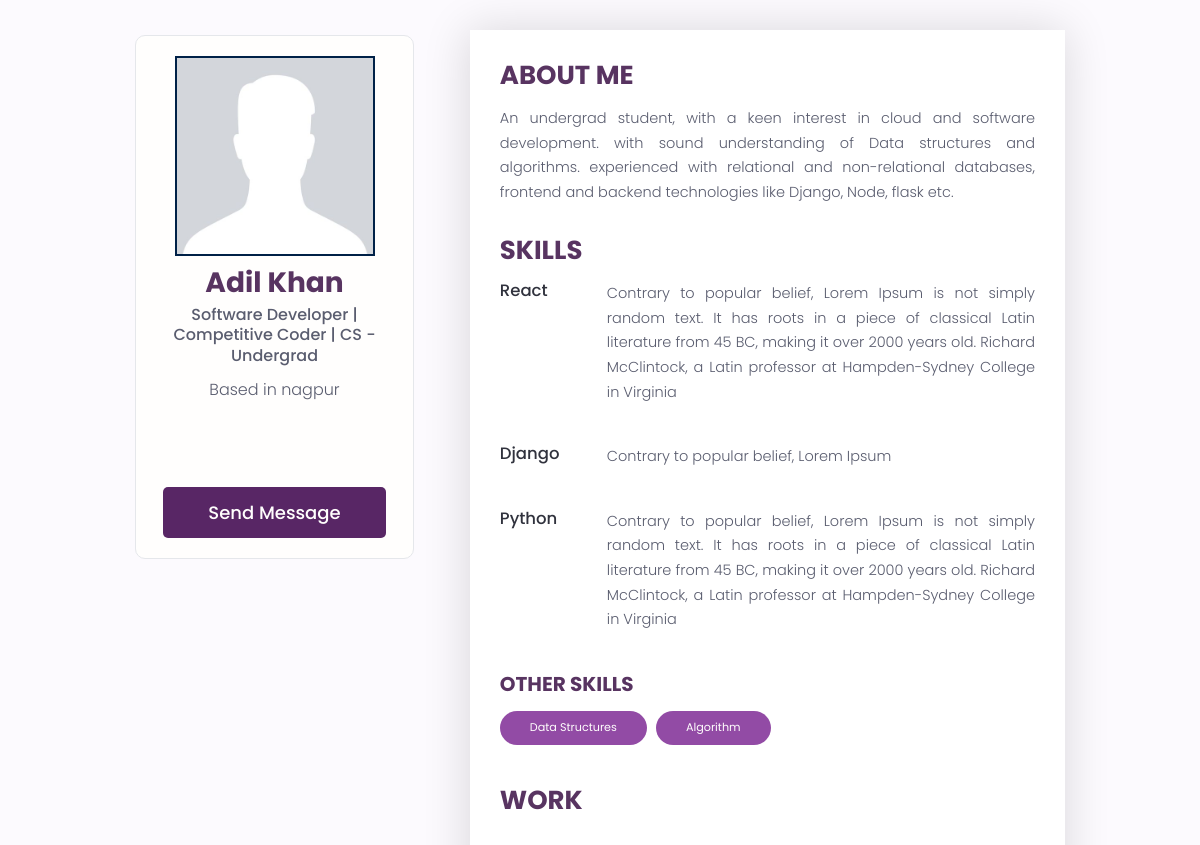
Screenshot of /users/profile/6d58d76e-ce1b-42f7-af2b-cf76f4d6529d with the database file from the repository.
### users/models.py (models this page shows, shortened)
class Profile(models.Model):
    user = models.OneToOneField(User,on_delete=models.CASCADE,null=True,blank=True)
    name = models.CharField(max_length = 100,blank=True,null=True)
    email = models.EmailField(max_length=100,blank=True,null=True)
    username  = models.CharField(max_length = 100,blank=True,null=True)
    location = models.CharField(max_length = 500,blank=True,null=True)
    short_intro  = models.CharField(max_length = 180,blank=True,null=True)
    bio = models.TextField(blank=True,null=True)
    profile_image = models.ImageField(null=True,blank=True,upload_to = 'profiles/',default ="profiles/avatar.jpeg" )
    social_github =  models.CharField(max_length = 5000,blank=True,null=True)
    social_twitter =  models.CharField(max_length = 5000,blank=True,null=True)
    social_linkedin =  models.CharField(max_length = 5000,blank=True,null=True)
    social_website =  models.CharField(max_length = 5000,blank=True,null=True)
    created = models.DateTimeField(auto_now_add=True)
    id = models.UUIDField(default = uuid.uuid4, unique=True,primary_key=True,editable=False)
    class Meta:
        ordering = ['created']
    @property
    def imageUrl(self):
        try:
            url = self.profile_image.url
        except:
            url = ''
        return url

class Skill(models.Model):
    owner = models.ForeignKey(Profile,on_delete = models.CASCADE,null=True)
    name = models.CharField(max_length = 100,blank=True,null=True)
    description = models.TextField(blank=True,null=True)
    created = models.DateTimeField(auto_now_add=True)
    id = models.UUIDField(default = uuid.uuid4, unique=True,primary_key=True,editable=False)

### users/views.py (the view)
# urls.py: path('profile/<str:pk>',views.userProfile,name='user-profile'),
def userProfile(request,pk):
    profile = Profile.objects.get(id=pk)
    topSkills  = profile.skill_set.exclude(description__exact="")
    otherSkills = profile.skill_set.filter(description="")
    context = {'profile':profile,'topSkills':topSkills,'otherSkills':otherSkills}
    return render(request,'users/user-profile.html',context)

### users/templates/users/user-profile.html (shortened to what this page needs)
{%extends 'main.html'%}
{%block content%}
<main class="profile my-md">
  <div class="container">
    <div class="layout">
      <div class="column column--1of3">
        <div class="card text-center">
          <div class="card__body dev">
            <img class="avatar avatar--xl" src="{{profile.imageUrl}}" style="border-radius:0px"/>
            <h2 class="dev__name" style="color:#583461">{{profile.name}}</h2>
            <p class="dev__title" style="color:#5a5d6f;">{{profile.short_intro}}</p>
            <p class="dev__location" style="color:#5a5d6f;">Based in {{profile.location}}</p>
            <ul class="dev__social">
            </ul>
            <a style="background-color:rgb(88,38,101)"href="{%url 'create-message' profile.id%}" class="btn btn--sub btn--lg">Send Message </a>
          </div>
        </div>
      </div>
      <div class="column column--2of3" style="background-color:white; padding:30px;box-shadow: -1px 1px 43px 1px rgba(0,0,0,0.14);
-webkit-box-shadow: -1px 1px 43px 1px rgba(0,0,0,0.14);
-moz-box-shadow: -1px 1px 43px 1px rgba(0,0,0,0.14);">
        <div class="devInfo">
          <h3 class="devInfo__title" style="color:#583461" >About Me</h3>
          <p class="devInfo__about" style="color:#5a5d6f;">
            {{profile.bio}}
          </p>
        </div>
        <div class="devInfo">
          <h3 class="devInfo__title" style="color:#583461">Skills</h3>
          <div class="devInfo__skills">
            {%for skill in topSkills%}
            <div class="devSkill">
              <h4 class="devSkill__title" style="color:#30323d">{{skill.name}}</h4>
              <p class="devSkill__info" style="color:#5a5d6f;">
                {{skill.description}}
              </p>
            </div>
            {%endfor%}
            <h3 class="devInfo__subtitle" style="color:#583461">Other Skills</h3>
            <div class="devInfo__otherSkills">
                {%for skill in otherSkills%}
              <span class="tag tag--pill  tag--lg" style="background-color:rgba(135, 56, 156,0.9)!important ; color:white">
                <small>{{skill.name}}</small>
              </span>
              {%endfor%}
            </div>
          </div>
        </div>
        <div class="devInfo">
          <h3 class="devInfo__title" style="color:#583461">Work</h3>
        </div>
      </div>
    </div>
  </div>
</main>
{%endblock content%}

### static/styles/app.css (style rules this page uses)
:root { --color-sub: #2d2d3; }
.btn--sub { background-color: var(--color-sub-light); }
.card { border: 1px solid var(--color-light); }
img { width: 100%; }
.profile .card > .dev { padding: 2rem; }
.dev__name { color: var(--color-sub); font-size: 2.8rem; font-weight: 700; margin-top: 1rem; margin-bottom: 0.5rem; }
.dev__title { font-size: 1.6rem; font-weight: 500; line-height: 1.3; }
.dev__location { margin-top: 1rem; }
.dev__social { margin: 3rem 0; list-style: none; display: flex; justify-content: center; gap: 1.5rem; }
.devInfo { margin-bottom: 3rem; }
.devInfo__title, .devInfo__subtitle { font-size: 2.6rem; color: var(--color-sub); text-transform: uppercase; font-weight: 700; margin-bottom: 1.5rem; }
.devInfo__subtitle { font-size: 2rem; color: var(--color-sub-light); }
.devInfo__about, .devSkill__info { font-size: 1.45rem; line-height: 1.7; text-align: justify; }
.devSkill { margin-bottom: 3rem; }
.devSkill__title { font-size: 1.65rem; font-weight: 500; color: var(--color-sub-light); }
@media screen and (min-width: 700px) { .devSkill { display: flex; justify-content: space-between; gap: 3rem; } }
@media screen and (min-width: 700px) { .devSkill__info { flex-basis: 80%; } }

### static/uikit/styles/modules/_variables.css (style rules this page uses)
:root { --color-main: #002147; --color-main-light: #e6faff; --color-sub: #002e63; --color-sub-light: #002e63; --color-sub-lighter: #e1e1f7; --color-text: rgb(15, 15, 15); --color-gray: #8b8b8b; --color-light: #e5e7eb; --color-light-gray: #767676; --color-bg: #f8fafd; --color-white: #fffefd; --color-white-light: #f3f3f3; --color-success: #359e64; --color-success-bg: #def8e8; --color-error: #fc4b0b; --color-error-bg: #fff2ee; --font-base: 'Poppins', arial, helvetica, 'Segoe UI', roboto, ubuntu, sans-serif; --font-monospace: 'Fira Code', 'Courier New', courier, monospace; --font-regular: 300; --font-medium: 500; --font-bold: 700; --generic-shadow: 1px 1px 5px #00000010; --generic-transition: all 0.3s ease-in-out; --border-radius:2rem; --card-border-radius:1rem; --btn-padding:0.6rem 2rem; --search-padding: 0.6rem 1rem; --card-padding: 1rem; }

### static/uikit/styles/modules/_base.css (style rules this page uses)
* { margin: 0; padding: 0; box-sizing: border-box; text-rendering: optimizeLegibility; color: inherit; font-size: inherit; }
html { font-size: 50%; }
@media only screen and (min-width: 480px) { html { font-size: 56.25%; } }
@media only screen and (min-width: 1200px) { html { font-size: 62.5%; } }
body { line-height: 1.6; font-weight: 400; font-size: 1.5rem; color: var(--color-text); background-color: var(--color-bg); min-height: 100vh; }

### static/uikit/styles/modules/_typography.css (style rules this page uses)
* { font-family: var(--font-base); }
h2 { font-size: 3.6rem; font-weight: var(--font-bold); }
h3 { font-size: 3.2rem; font-weight: var(--font-medium); }
h4 { font-size: 2.8rem; font-weight: var(--font-medium); }
p, span, strong { font-size: 1.6rem; color: var(--color-text); font-weight: var(--font-regular); }
a { padding-bottom: 2px; text-decoration: none; display: inline-block; color: var(--color-main); font-weight: var(--font-medium); }

### static/uikit/styles/modules/_utilities.css (style rules this page uses)
.container { width: 92%; max-width: 165rem; margin: 0 auto; box-sizing: border-box; }
@media screen and (min-width: 1000px) { .container { width: 90%; } }
@media screen and (min-width: 1200px) { .container { width: 80%; } }
.text-center { text-align: center; }
.my-md { margin: 3rem auto; }

### static/uikit/styles/modules/_avatar.css (style rules this page uses)
.avatar { border-radius: 50%; border: 2px solid var(--color-main); object-fit: cover; }
.avatar--xl { height: 20rem; width: 20rem; }

### static/uikit/styles/modules/_button.css (style rules this page uses)
.btn { display: inline-block; position: relative; cursor: pointer; background-color: var(--color-light); font-weight: var(--font-medium); color: #385499; text-decoration: none; padding: 1rem 2rem; border-radius: 0.5rem; border: none; width: -webkit-fit-content; width: -moz-fit-content; width: fit-content; height: -webkit-fit-content; height: -moz-fit-content; height: fit-content; font-size: 1.6rem; outline-width: 0; outline-color: transparent; -webkit-backface-visibility: hidden; backface-visibility: hidden; transition: all 0.3s ease-in-out; }
.btn--sub { background-color: #385499; color: var(--color-white); }
.btn--lg { font-size: 1.8rem; padding: 1.2rem 4.5rem; }

### static/uikit/styles/modules/_card.css (style rules this page uses)
.card { border-radius: 1rem; background-color: var(--color-white); border: 1.5px solid var(--color-light); width: auto; height: auto; margin-top: 0.5rem; margin-bottom: 0.5rem; overflow: hidden; }
.card__body, .card__header { padding: 2rem 2.5rem; }

### static/uikit/styles/modules/_layout.css (style rules this page uses)
.layout { display: flex; flex-flow: row wrap; justify-content: space-between; }
.layout > .column { margin-bottom: 3rem; }
.layout > .column.column--1of3 { flex-basis: 30%; }
.layout > .column.column--2of3 { flex-basis: 64%; }

### rows the page displays
Profile: imageUrl (picture), name "Adil Khan", short_intro "Software Developer | Competitive Coder | CS -Undergrad", location "nagpur", bio "An undergrad student, with a keen interest in cloud and software development. with sound understanding of Data structures and algorithms. experienced with relational and non-relational databases, frontend and backend technologies like Django, Node, flask etc."
Skill: name "React", description "Contrary to popular belief, Lorem Ipsum is not simply random text. It has roots in a piece of classical Latin literature from 45 BC, making it over 2000 years old. Richard McClintock, a Latin professor at Hampden-Sydney College in Virginia"
Skill: name "Django", description "Contrary to popular belief, Lorem Ipsum"
Skill: name "Python", description "Contrary to popular belief, Lorem Ipsum is not simply random text. It has roots in a piece of classical Latin literature from 45 BC, making it over 2000 years old. Richard McClintock, a Latin professor at Hampden-Sydney College in Virginia"
Skill: name "Data Structures"
Skill: name "Algorithm"
